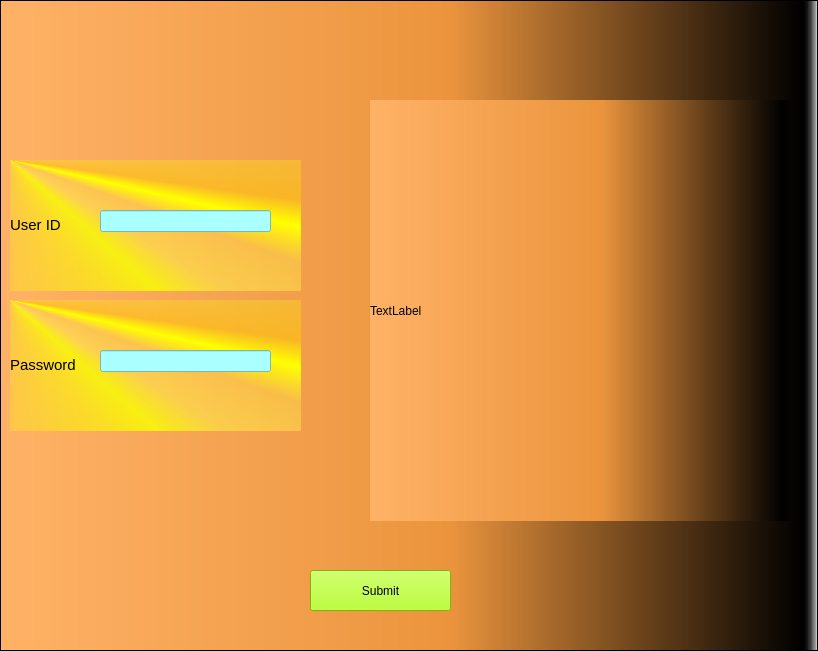
<?xml version="1.0" encoding="UTF-8"?>
<ui version="4.0">
 <class>Login</class>
 <widget class="QFrame" name="Login">
  <property name="geometry">
   <rect>
    <x>0</x>
    <y>0</y>
    <width>818</width>
    <height>651</height>
   </rect>
  </property>
  <property name="windowTitle">
   <string>Login</string>
  </property>
  <property name="styleSheet">
   <string notr="true">background-color:qlineargradient(spread:pad, x1:0, y1:0, x2:1, y2:0, stop:0 rgba(255, 178, 102, 255), stop:0.55 rgba(235, 148, 61, 255), stop:0.98 rgba(0, 0, 0, 255), stop:1 rgba(0, 0, 0, 0))</string>
  </property>
  <property name="frameShape">
   <enum>QFrame::StyledPanel</enum>
  </property>
  <property name="frameShadow">
   <enum>QFrame::Raised</enum>
  </property>
  <widget class="QLabel" name="textuserid">
   <property name="geometry">
    <rect>
     <x>10</x>
     <y>160</y>
     <width>291</width>
     <height>131</height>
    </rect>
   </property>
   <property name="styleSheet">
    <string notr="true">background-color:qconicalgradient(cx:0, cy:0, angle:135, stop:0 rgba(255, 255, 0, 69), stop:0.375 rgba(255, 255, 0, 69), stop:0.423533 rgba(251, 255, 0, 145), stop:0.45 rgba(247, 255, 0, 208), stop:0.477581 rgba(255, 244, 71, 130), stop:0.518717 rgba(255, 218, 71, 130), stop:0.55 rgba(255, 255, 0, 255), stop:0.57754 rgba(255, 203, 0, 130), stop:0.625 rgba(255, 255, 0, 69), stop:1 rgba(255, 255, 0, 69))</string>
   </property>
   <property name="text">
    <string>&lt;html&gt;&lt;head/&gt;&lt;body&gt;&lt;p&gt;&lt;span style=&quot; font-size:11pt;&quot;&gt;User ID&lt;/span&gt;&lt;/p&gt;&lt;/body&gt;&lt;/html&gt;</string>
   </property>
  </widget>
  <widget class="QLineEdit" name="txtuserid">
   <property name="geometry">
    <rect>
     <x>100</x>
     <y>210</y>
     <width>171</width>
     <height>22</height>
    </rect>
   </property>
   <property name="styleSheet">
    <string notr="true">background-color:rgb(170, 255, 255)</string>
   </property>
  </widget>
  <widget class="QLabel" name="textuserpass">
   <property name="geometry">
    <rect>
     <x>10</x>
     <y>300</y>
     <width>291</width>
     <height>131</height>
    </rect>
   </property>
   <property name="styleSheet">
    <string notr="true">background-color: qconicalgradient(cx:0, cy:0, angle:135, stop:0 rgba(255, 255, 0, 69), stop:0.375 rgba(255, 255, 0, 69), stop:0.423533 rgba(251, 255, 0, 145), stop:0.45 rgba(247, 255, 0, 208), stop:0.477581 rgba(255, 244, 71, 130), stop:0.518717 rgba(255, 218, 71, 130), stop:0.55 rgba(255, 255, 0, 255), stop:0.57754 rgba(255, 203, 0, 130), stop:0.625 rgba(255, 255, 0, 69), stop:1 rgba(255, 255, 0, 69))</string>
   </property>
   <property name="text">
    <string>&lt;html&gt;&lt;head/&gt;&lt;body&gt;&lt;p&gt;&lt;span style=&quot; font-size:11pt;&quot;&gt;Password&lt;/span&gt;&lt;/p&gt;&lt;/body&gt;&lt;/html&gt;</string>
   </property>
  </widget>
  <widget class="QLineEdit" name="txtuserpass">
   <property name="geometry">
    <rect>
     <x>100</x>
     <y>350</y>
     <width>171</width>
     <height>22</height>
    </rect>
   </property>
   <property name="styleSheet">
    <string notr="true">background-color:rgb(170, 255, 255)</string>
   </property>
   <property name="echoMode">
    <enum>QLineEdit::Password</enum>
   </property>
  </widget>
  <widget class="QPushButton" name="btnsubmit">
   <property name="geometry">
    <rect>
     <x>310</x>
     <y>570</y>
     <width>141</width>
     <height>41</height>
    </rect>
   </property>
   <property name="styleSheet">
    <string notr="true">background-color: rgb(170, 255, 0)</string>
   </property>
   <property name="text">
    <string>Submit</string>
   </property>
  </widget>
  <widget class="QLabel" name="txt">
   <property name="geometry">
    <rect>
     <x>370</x>
     <y>100</y>
     <width>421</width>
     <height>421</height>
    </rect>
   </property>
   <property name="text">
    <string>TextLabel</string>
   </property>
  </widget>
 </widget>
 <resources/>
 <connections/>
</ui>
